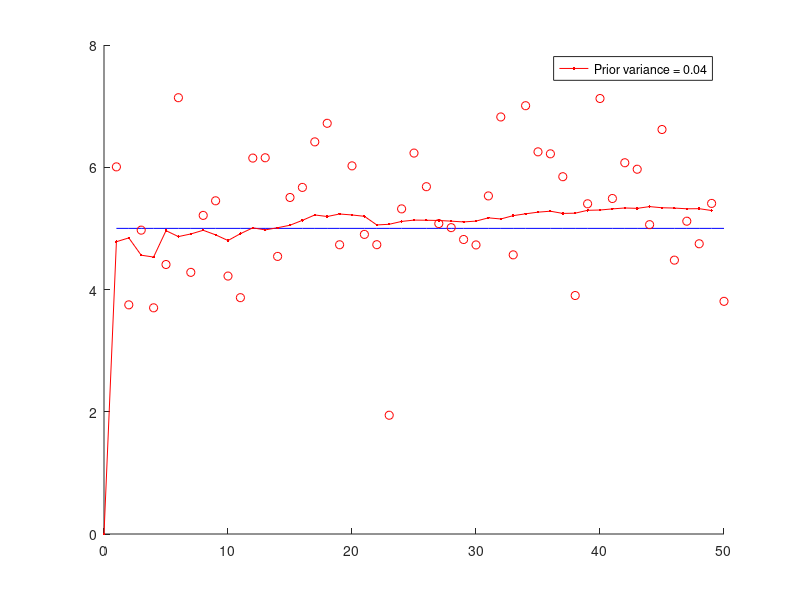
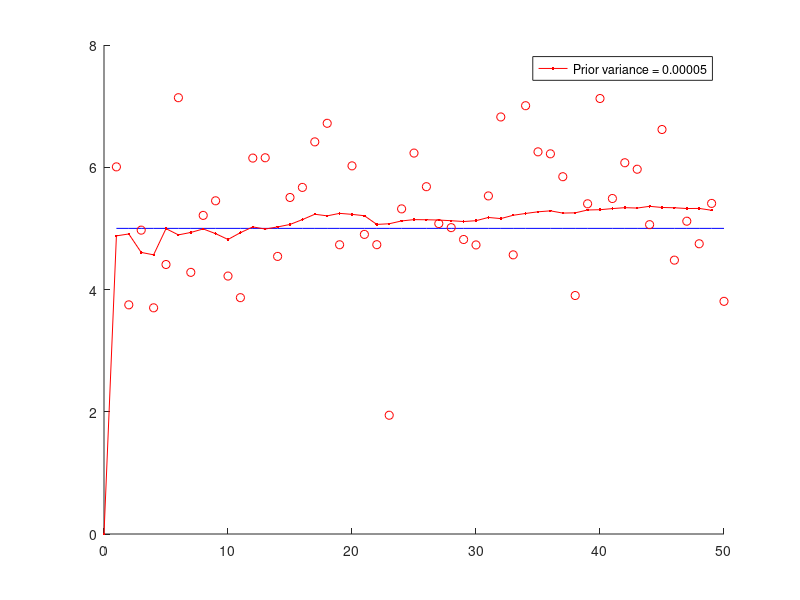

MATLAB code for these plots, in order:
clear all
beta0 = 0.04; %precision of the prior distribution (1/variance)
mu0 = 0; %mean of the prior
gamma = 1; %precision of the noise
Nsamples = 50; %number of observations
%%to generate samples around mean x = 5 and variance = 1/gamma(precision of
%%noise)
sample_variance = 1/gamma;
sample_mean = 5; %given
y = sample_mean + sample_variance.*randn(Nsamples, 1);
means(1:Nsamples) = sample_mean;
for i=2:Nsamples
 newPrecision(i) = beta0 + i*gamma;
 sumY = sum(y(1:i));
 newMean(i) = (beta0*mu0 + gamma*sumY)/newPrecision(i);
end
%%playing around with variance
betanew = 0.00005; %small variance
for i=2:Nsamples
 newPrecision1(i) = betanew + i*gamma;
 sumY = sum(y(1:i));
 newMean1(i) = (betanew*mu0 + gamma*sumY)/newPrecision1(i);
end
figure(1)
hold on
plot([1:Nsamples],means, 'b-');
plot([1:Nsamples], y, 'ro');
estimate = plot([0:Nsamples-1], newMean, 'r.-');
legend(estimate, 'Prior variance = 0.04');
hold off
figure(2)
hold on
plot([1:Nsamples],means, 'b-');
plot([1:Nsamples], y, 'ro');
estimate2 = plot([0:Nsamples-1], newMean1, 'r.-');
legend(estimate2, 'Prior variance = 0.00005');
hold off